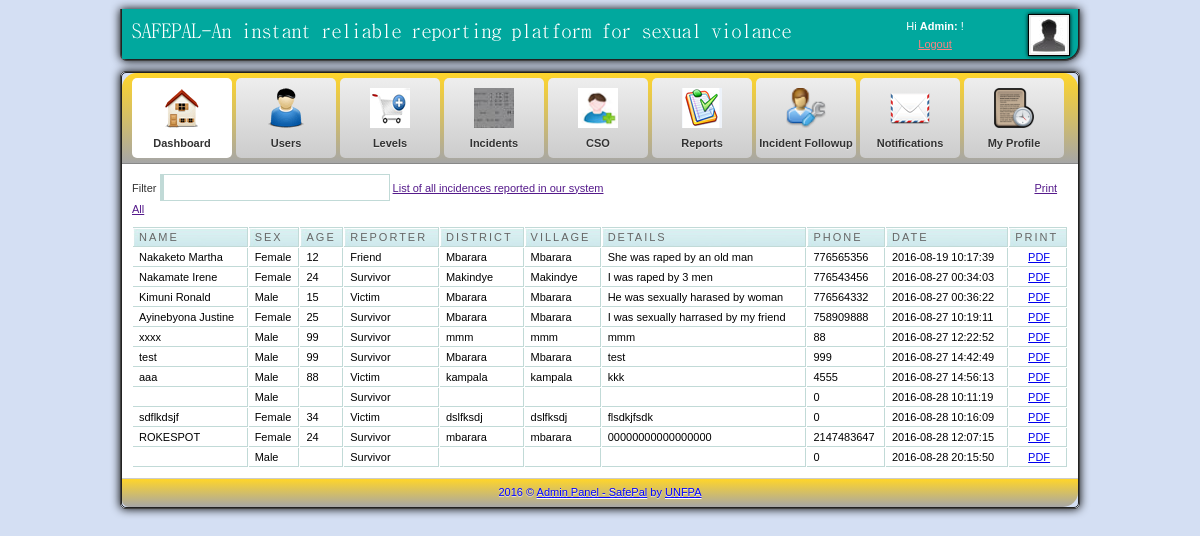
Page /admin/generalreports.php on the committed database.
### tables this page shows
CREATE TABLE IF NOT EXISTS `incident_report_details` (
  `incident_report_id` int(10) NOT NULL AUTO_INCREMENT,
  `survivor_name` varchar(100) DEFAULT NULL,
  `survivor_gender` varchar(100) DEFAULT NULL,
  `survivor_contact_phone_number` int(100) DEFAULT NULL,
  `survivor_contact_email` varchar(100) DEFAULT NULL,
  `survivor_date_of_birth` varchar(100) DEFAULT NULL,
  `unique_case_number` varchar(100) DEFAULT NULL,
  `incident_location` varchar(100) DEFAULT NULL,
  `incident_date_and_time` timestamp NULL DEFAULT CURRENT_TIMESTAMP,
  `incident_description` text,
  `incident_reported_by` varchar(100) DEFAULT NULL,
  `number_of_perpetrators` varchar(100) DEFAULT NULL,
  `perpetrator_name` varchar(111) DEFAULT NULL,
  `perpetrator_gender` varchar(10) DEFAULT NULL,
  `perpetrator_estimated_age` varchar(11) DEFAULT NULL,
  `perpetrator_relationship` varchar(111) DEFAULT NULL,
  `perpetrator_location` varchar(111) DEFAULT NULL,
  `feedback` varchar(150) DEFAULT NULL,
  `authority` varchar(100) DEFAULT NULL,
  `date_of_interview_with_cso` date DEFAULT NULL,
  `incident_types_incident_type_id` int(11) DEFAULT NULL,
  `status` varchar(100) DEFAULT NULL,
  PRIMARY KEY (`incident_report_id`)
);

### admin/generalreports.php (the view, shortened to what this page needs)
<html>
<head>
<link href="css/style.css" rel="stylesheet" type="text/css" />
<link rel="stylesheet" href="febe/style.css" type="text/css" media="screen" charset="utf-8">
<link href="src/facebox.css" media="screen" rel="stylesheet" type="text/css" />
  <html>
  <head>
<link href="css/style.css" rel="stylesheet" type="text/css" />
<link rel="stylesheet" href="febe/style.css" type="text/css" media="screen" charset="utf-8">
</head>
<body>
	<div id="container">
		<div id="adminbar-outer" class="radius-bottom">
			<div id="adminbar" class="radius-bottom" style="margin-top:0.9%">
				<a id="logo" href="dashboard.php"></a>
				<div id="details">
					<a class="avatar" href="javascript: void(0)">
					<img width="36" height="36" alt="avatar" src="img/avatar.jpg">
					</a>
					<div class="tcenter" style="margin-left:-20%">
					Hi
					<strong>Admin:<?php echo $_SESSION['fname']; ?></strong>
					!
					<br>
					<a class="alightred" href="../index.php">Logout</a>
					</div>
				</div>
			</div>
		</div>
		<div id="panel-outer" class="radius" style="opacity: 1" style="margin-top:10%">
			<div id="panel" class="radius" >
				<ul class="radius-top clearfix" id="main-menu">
					<li>
						<a class="active" href="dashboard.php">
							<img alt="Dashboard" src="img/m-dashboard.png" title='Home'>
							<span>Dashboard</span>
						</a>
					</li>
					<li>
						<a href="user.php">
							<img alt="Users" src="img/m-users.png" title='manage users'>
							<span>Users</span>
							<span class="submenu-arrow"></span>
						</a>
					</li>
					<li>
						<a href="levels.php">
							<img alt="Statistics" src="img/add.png" title='manage user levels'>
							<span>Levels</span>
						</a>
					</li>
					<li>
						<a href="incidents.php">
							<img alt="Statistics" src="img/re.png" title='manage course units'>
							<span>Incidents</span>
						</a>
					</li>
					<li>
					<a href="cso.php">
							<img alt="Statistics" src="img/m-statistics.png" title='manage CSOs'>
							<span>CSO</span>
						</a>
					</li>
					<li>
						<a href="assignments.php">
							<img alt="Statistics" src="img/pr.png" title='view personal load'>
							<span>Reports</span>
						</a>
					</li>
					<li>
						<a href="followup.php">
							<img alt="Dashboard" src="img/cont.png" title='view teaching log books'>
							<span>Incident Followup</span>
						</a>
					</li>
					<li>
						<a href="notifications.php">
							<img alt="Newsletter" src="img/m-newsletter.png" title='view students messages'>
							<span>Notifications</span>
						</a>
					</li>
					<li>
						<a href="profile.php">
							<img alt="Articles" src="img/m-articles.png" title='view students assesments'>
							<span>My Profile</span>
							<span class="submenu-arrow"></span>
						</a>
					</li>
				</ul>
				<div id="content" class="clearfix">
					<label for="filter">Filter</label> <input type="text" name="filter" value="" id="filter" />
					<a  href="">List of all incidences reported in our system</a> &nbsp;&nbsp;&nbsp;&nbsp;&nbsp;&nbsp;
					<a rel="facebox" href="">Print All</a>
					<table cellpadding="1" cellspacing="1" id="resultTable">
						<thead>
							<tr>
								<th> Name </th>
								<th> Sex</th>
								<th> Age </th>
								<th> Reporter </th>
								<th> District</th>
								<th> Village</th>
								<th> Details </th>
								<th> Phone</th>
								<th> Date</th>
								<th> Print </th>
							</tr>
						</thead>
						<tbody>
						<?php
							$result = mysql_query("SELECT * FROM incident_report_details");
							while($row = mysql_fetch_array($result))
								{
									echo '<tr class="record">';
									echo '<td><div align="left">'.$row['survivor_name'].'</div></td>';
									echo '<td><div align="left">'.$row['survivor_gender'].'</div></td>';
									echo '<td><div align="left">'.$row['perpetrator_estimated_age'].'</div></td>';
									echo '<td><div align="left">'.$row['incident_reported_by'].'</div></td>';
									echo '<td><div align="left">'.$row['incident_location'].'</div></td>';
									echo '<td><div align="left">'.$row['incident_location'].'</div></td>';
									echo '<td><div align="left">'.$row['incident_description'].'</div></td>';
									echo '<td><div align="left">'.$row['survivor_contact_phone_number'].'</div></td>';
									echo '<td><div align="left">'.$row['incident_date_and_time'].'</div></td>';
									echo '<td><div align="center"><a target="_blank" href="print_pdf.php?id='.$row['incident_report_id'].'">PDF</a> </div></td>';
									echo '</tr>';
								}
							?>
						</tbody>
					</table>
				</div>
				<div id="footer" class="radius-bottom">
					2016 ©
					<a class="afooter-link" href="">Admin Panel - SafePal</a>
					by
					<a class="afooter-link" href="">UNFPA</a>
				</div>
			</div>
		</div>
	</div>
</body>
</html>

### admin/css/style.css (style rules this page uses)
html, body { background: url("../img/bg.jpg") repeat scroll 0 0 #333333; color: #333333; font-family: Arial,Helvetica,sans-serif; font-size: 11px; line-height: 1.6; margin:0; }
#container { margin: 0 auto; width: 960px; }
#login-container-outer, #container #adminbar-outer, #container #panel-outer { border: 1px solid #444444; box-shadow: 0 0 10px #000000; }
#container #adminbar-outer { background: none repeat scroll 0 0 #403F44; border-top: medium none; margin: 0 0 10px; }
.radius-bottom { border-bottom-left-radius: 5px; border-bottom-right-radius: 5px; }
#login-container, #container #adminbar, #container #panel { border: 1px solid #222222; }
#container #adminbar { background: url("../img/adminbar.png") repeat scroll left top transparent; border-top: medium none; height: 50px; }
.radius-bottom { border-bottom-left-radius: 7px; border-bottom-right-radius: 15px; }
.clearfix { clear:both; }
#container #adminbar a#logo { background: url("../img/logo.png") no-repeat scroll left top transparent; display: block; float: left; height: 50px; width: 700px; }
#container #adminbar #details { color: #FFFFFF; float: right; height: 34px; line-height: 18px; padding: 8px; width: 184px; }
#container #adminbar #details a.avatar { background-color: #EEEEEE; border: 1px solid #000000; box-shadow: 0 0 4px #000000; display: block; float: right; height: 36px; margin: -3px 0 0 7px; padding: 2px; width: 36px; }
.tcenter { text-align: center; }
a.alightred { color: #FF8181; }
.radius { border-radius: 5px 5px 5px 5px; }
#container #panel ul#main-menu, #container #panel #footer, #login-extra { background-color: #D5D5D5; background-image: linear-gradient(#ffd52a, #A6A6A6); }
ul#main-menu { border-bottom: 1px solid #888888; list-style: none outside none; margin: 0; padding: 0 10px; }
.radius-top { border-top-left-radius: 15px; border-top-right-radius: 15px; }
ul#main-menu li { float: left; margin: 5px 4px 5px 0; }
ul#main-menu li a.active { background: none repeat scroll 0 0 #FFFFFF; text-shadow: 0 1px 1px #FFFFFF; }
ul#main-menu li a { background: linear-gradient(#EEEEEE, #CCCCCC) repeat scroll 0 0 #EEEEEE; border-radius: 5px 5px 5px 5px; color: #333333; display: block; font-weight: bold; height: 80px; line-height: 1px; position: relative; text-align: center; text-shadow: 0 1px 1px #EEEEEE; width: 100px; text-decoration:none; }
ul#main-menu li a img { height: 40px; padding: 10px 15px 5px; width: 40px; }
ul#main-menu li a span { display: block; line-height: 20px; padding: 0 0 5px; }
#container #content { padding: 10px; background-color:#ffffff; }
#container #footer { border-top: 1px solid #CCCCCC; color: #0000ff; margin: 0; padding: 5px; text-align: center; text-shadow: 0 1px 1px #EEEEEE; }
a.afooter-link { color: #0000ff; text-shadow: 0 1px 1px #FFFFFF; }

### admin/febe/style.css (style rules this page uses)
#resultTable { background-color: white; margin-top: 8px; width: 100%; color:#000000; }
#resultTable th.sortable { background: url("bg_header.jpg") no-repeat scroll 0 0 #CAE8EA; border-bottom: 1px solid #C1DAD7; border-right: 1px solid #C1DAD7; border-top: 1px solid #C1DAD7; color: #4F6B72; font: normal 11px "Trebuchet MS",Verdana,Arial,Helvetica,sans-serif; letter-spacing: 2px; padding: 3px 3px 3px 6px; text-align: left; text-transform: uppercase; color: #666; cursor: pointer; text-decoration: none; }
#resultTable th { background: url("bg_header.jpg") no-repeat scroll 0 0 #CAE8EA; border-bottom: 1px solid #C1DAD7; border-right: 1px solid #C1DAD7; border-top: 1px solid #C1DAD7; color: #4F6B72; font: normal 11px "Trebuchet MS",Verdana,Arial,Helvetica,sans-serif; letter-spacing: 2px; padding: 3px 3px 3px 6px; text-align: left; text-transform: uppercase; color: #666; cursor: pointer; text-decoration: none; }
#resultTable td { border-bottom: 1px solid #C1DAD7; border-right: 1px solid #C1DAD7; padding: 3px 3px 3px 6px; font: normal 11px "Trebuchet MS",Verdana,Arial,Helvetica,sans-serif; }
#resultTable td.odd { font: normal 11px "Trebuchet MS",Verdana,Arial,Helvetica,sans-serif; }
#filter { width: 230px; border: 1px solid #C1DAD7; border-left: 4px solid #C1DAD7; padding:5px; background-image:url('../images/filter.gif'); background-repeat:no-repeat; background-position: 3px 5px; padding-left:20px; }
.clearfix { clear:both; }

### rows in the picture
incident_report_details: survivor_name "Nakaketo Martha", survivor_gender "Female", perpetrator_estimated_age "12", incident_reported_by "Friend", incident_location "Mbarara", incident_description "She was raped by an old man", survivor_contact_phone_number "776565356", incident_date_and_time "2016-08-19 10:17:39"
incident_report_details: survivor_name "Nakamate Irene", survivor_gender "Female", perpetrator_estimated_age "24", incident_reported_by "Survivor", incident_location "Makindye", incident_description "I was raped by 3 men", survivor_contact_phone_number "776543456", incident_date_and_time "2016-08-27 00:34:03"
incident_report_details: survivor_name "Kimuni Ronald", survivor_gender "Male", perpetrator_estimated_age "15", incident_reported_by "Victim", incident_location "Mbarara", incident_description "He was sexually harased by woman", survivor_contact_phone_number "776564332", incident_date_and_time "2016-08-27 00:36:22"
incident_report_details: survivor_name "Ayinebyona Justine", survivor_gender "Female", perpetrator_estimated_age "25", incident_reported_by "Survivor", incident_location "Mbarara", incident_description "I was sexually harrased by my friend", survivor_contact_phone_number "758909888", incident_date_and_time "2016-08-27 10:19:11"
incident_report_details: survivor_name "xxxx", survivor_gender "Male", perpetrator_estimated_age "99", incident_reported_by "Survivor", incident_location "mmm", incident_description "mmm", survivor_contact_phone_number "88", incident_date_and_time "2016-08-27 12:22:52"
incident_report_details: survivor_name "test", survivor_gender "Male", perpetrator_estimated_age "99", incident_reported_by "Survivor", incident_location "Mbarara", incident_description "test", survivor_contact_phone_number "999", incident_date_and_time "2016-08-27 14:42:49"
incident_report_details: survivor_name "aaa", survivor_gender "Male", perpetrator_estimated_age "88", incident_reported_by "Victim", incident_location "kampala", incident_description "kkk", survivor_contact_phone_number "4555", incident_date_and_time "2016-08-27 14:56:13"
incident_report_details: survivor_gender "Male", incident_reported_by "Survivor", survivor_contact_phone_number "0", incident_date_and_time "2016-08-28 10:11:19"
incident_report_details: survivor_name "sdflkdsjf", survivor_gender "Female", perpetrator_estimated_age "34", incident_reported_by "Victim", incident_location "dslfksdj", incident_description "flsdkjfsdk", survivor_contact_phone_number "0", incident_date_and_time "2016-08-28 10:16:09"
incident_report_details: survivor_name "ROKESPOT", survivor_gender "Female", perpetrator_estimated_age "24", incident_reported_by "Survivor", incident_location "mbarara", incident_description "00000000000000000", survivor_contact_phone_number "2147483647", incident_date_and_time "2016-08-28 12:07:15"
incident_report_details: survivor_gender "Male", incident_reported_by "Survivor", survivor_contact_phone_number "0", incident_date_and_time "2016-08-28 20:15:50"
